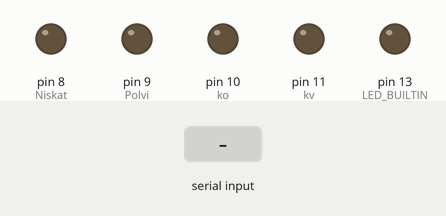
Simulated run of this sketch. Board: Arduino Uno, built with avr-gcc and run on an emulated ATmega328P. Shown: output pins drawn as LEDs (lit = HIGH). The inputs (shaded band) are chosen by the test bench.

Above: at 1.7 s.
1.8 s: "mo\n" received over Serial
At 2.1 s:
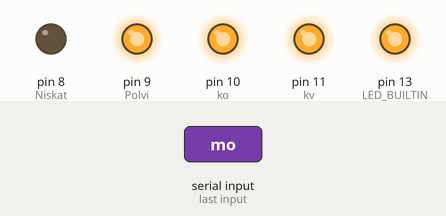
3.3 s: "90,45\n" received over Serial
At 4.3 s:
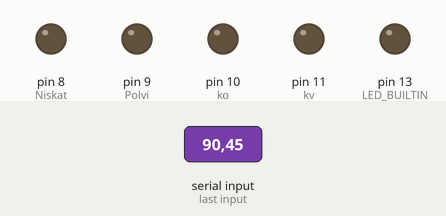
Timing chart, 0 to 6.3 s (numbered marks = the images above; inputs shaded):
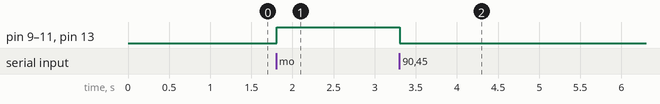

Measured:
- after the input at 1.8 s, pin 9 (Polvi), pin 10 (ko), pin 11 (kv), pin 13 (LED_BUILTIN): LOW → HIGH at once
- after the input at 3.3 s, pin 9 (Polvi), pin 10 (ko), pin 11 (kv), pin 13 (LED_BUILTIN): HIGH → LOW at once

The sketch:

marina.ino
```cpp
String command;

int dly = 10; // Universal delay. Scale down to speed motor functions up
float pause = 75; // Audio amplitude interpreted as silence
int amp;
// Kädet
int ko = 10;
int kv = 11;


void setup() {
 Serial.begin(9600);

 pinMode(LED_BUILTIN, OUTPUT);
 pinMode(8, OUTPUT); // Niskat
 pinMode(9, OUTPUT); // Polvi
 pinMode(ko, OUTPUT);
 pinMode(kv, OUTPUT);
 digitalWrite(ko, LOW);
 digitalWrite(kv, LOW);

 delay(500);
}

void loop(){
  if (Serial.available()) {
    command = Serial.readStringUntil('\n');
  }
  // Serial.println(command);
  String cmd = command.substring(0,2);

  if(cmd == "mo") { // Move Others
    movePolvi();
    moveKadet();

    // Move niskat only when speaking
    amp = command.substring(2).toInt();
    if (amp > pause) {
      moveNiskat();
    }
  } else {
    resetAll();
  }

  delay(dly);
}

void resetAll() {
  digitalWrite(LED_BUILTIN, LOW);
  digitalWrite(8, LOW);
  digitalWrite(9, LOW);
  digitalWrite(ko, LOW);
  digitalWrite(kv, LOW);
}

void movePolvi() {
  digitalWrite(LED_BUILTIN, HIGH);
  digitalWrite(9, HIGH);
}

void moveNiskat() {
  digitalWrite(8, HIGH);
}

void moveKadet() {
  digitalWrite(ko, HIGH);
  digitalWrite(kv, HIGH);
}
```
